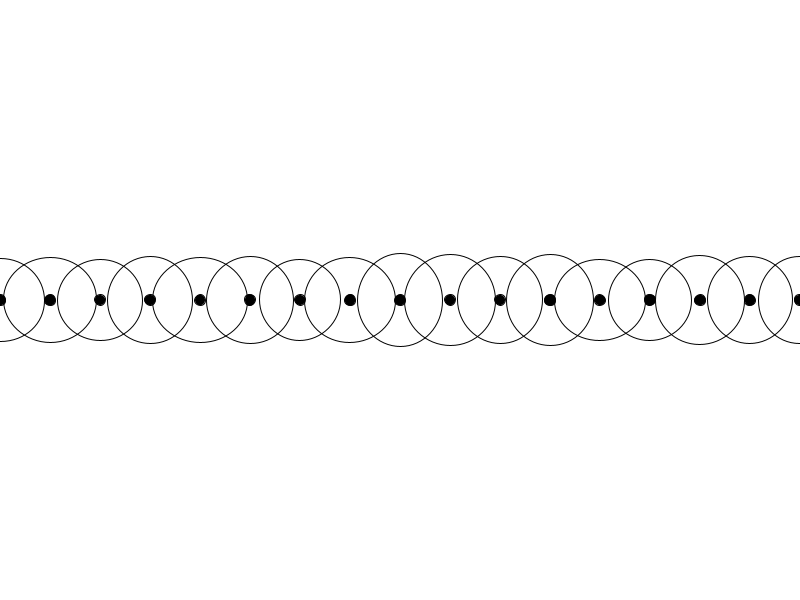
Frame 1 (no input)
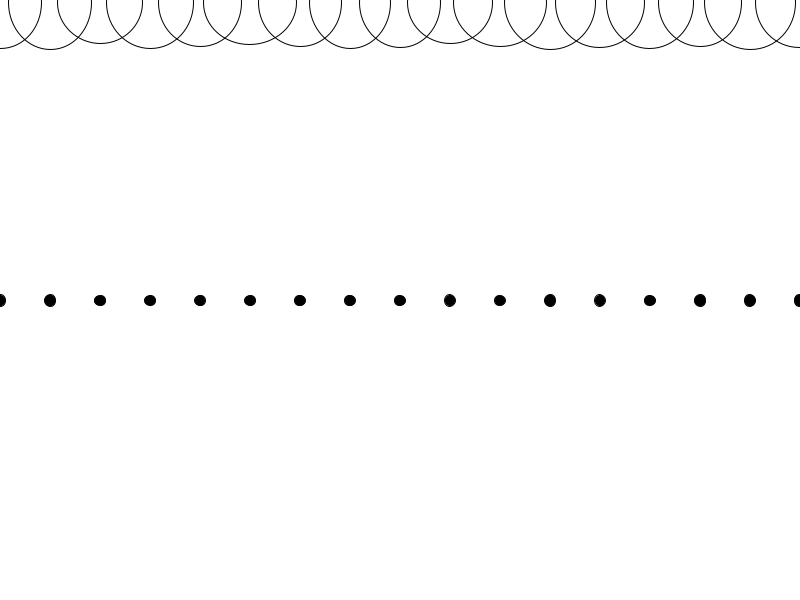
Frame 60 (the mouse pressed at the canvas centre just before this capture)
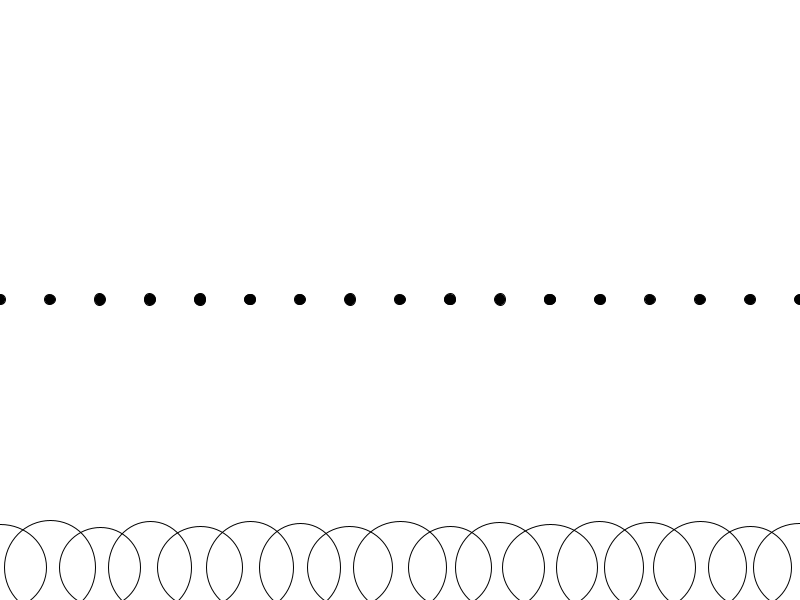
Frame 120 (the mouse held since frame 60 and released just before this capture)

The Processing sketch that drew these frames (run headless with seeded random() and noise(); from frame 60 on, the mouse is pressed at the canvas centre):

// Processing sketch: processing_91964
// ── processing_91964.pde

//Project: Oscillating Circles
//Assignment: something that shows or plays with osciallation
//class: AVSYS Spring 2013

float y1, y2;
float angle1, angle2;

void setup() {
  size(800, 600);
  noStroke();
  rectMode(CENTER);
}

void draw() {
  background(255);

  float ang1 = radians(angle1);
  float ang2 = radians(angle2);

  y1 = height/2 + (300*sin(ang1));
  y2 = height/2 + (10*sin(ang2));

  for (int i=0; i<30; i++) {
    stroke(0);
    noFill();
    ellipse(50*i, y1, random(80, 95), random(80, 95));
    fill(0);
    ellipse(50*i, y2, random(10, 12), random(10, 12));
  }

  angle1 += 3;
  angle2 += 3;

  if (mouseY < width/3 || mouseY > width*2/3) {
    angle1 += 20;
  }
}
